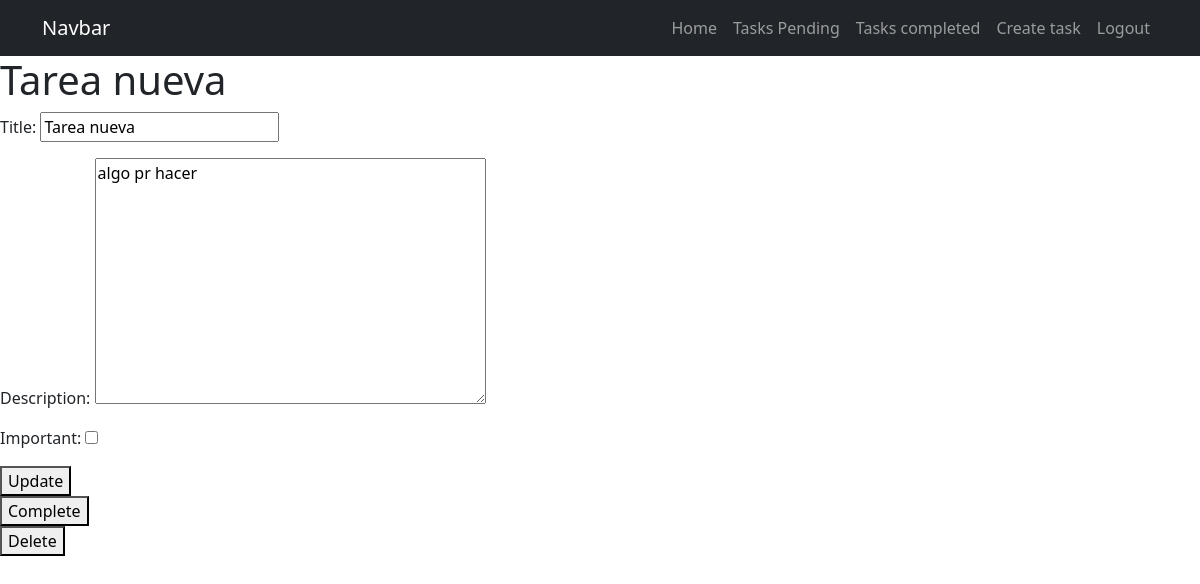
The page /tasks/4/ (signed in) on the database as committed earlier.
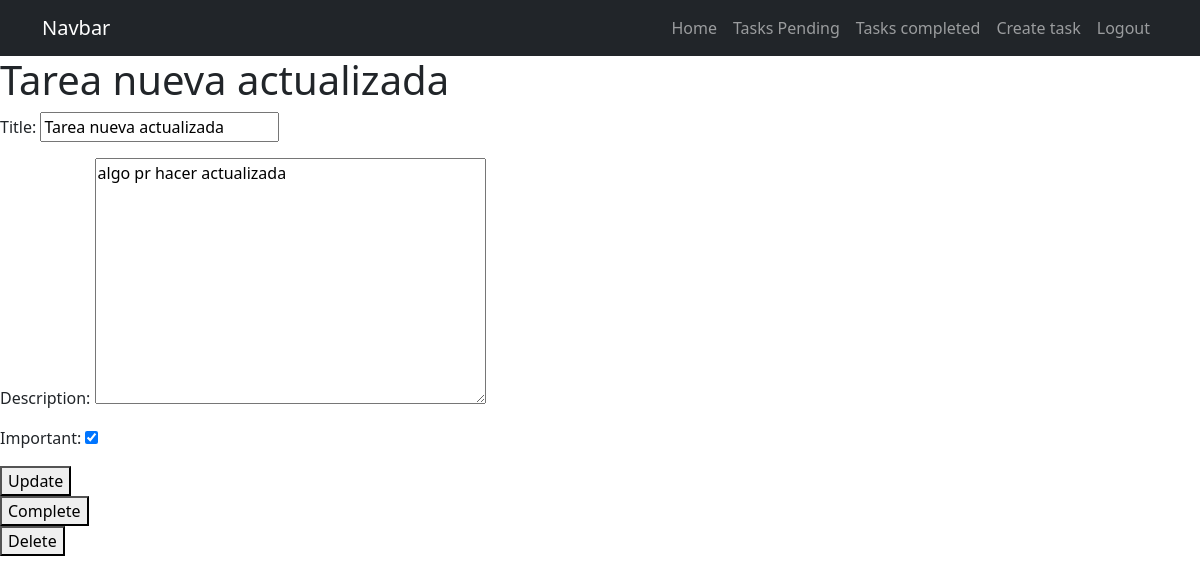
The same page on the database as committed later.
### tasks/models.py (models this page shows, shortened)
class Task(models.Model):
    title = models.CharField(max_length=100)
    description = models.TextField(blank=True)
    created = models.DateTimeField(auto_now_add=True)
    datecompleted = models.DateTimeField(null=True, blank=True)
    important = models.BooleanField(default=False)
    user = models.ForeignKey(User, on_delete=models.CASCADE)

### tasks/views.py (the view, shortened to what this page needs)
# urls.py: path('tasks/<int:task_id>/', views.task_detail, name='task_detail'),
@login_required
def task_detail(request, task_id):
    if request.method == 'GET':
        task = get_object_or_404(Task, pk=task_id, user= request.user)
        form = TaskForm(instance=task)
        return render(request, 'task_detail.html', {'task': task, 'form':form})

### tasks/forms.py
class TaskForm(ModelForm):
    class Meta:
        model = Task
        fields = ['title', 'description', 'important']

### tasks/templates/task_detail.html (shortened to what this page needs)
{% extends 'base.html' %}
{% block content %}
    <h1>{{task.title}}</h1>
    <form method="POST">
        {{form.as_p}}
        <button>
            Update
        </button>
    </form>
    <form action="{% url 'complete_task' task.id %}" method="POST">
        <button>
            Complete
        </button>
    </form>
    <form action="{% url 'delete_task' task.id %}" method="POST">
        <button>
            Delete
        </button>
    </form>
{% endblock %}

### tasks/templates/base.html (shortened to what this page needs)
<!DOCTYPE html>
<html lang="en">
<head>
    <link rel="stylesheet" href="https://cdn.jsdelivr.net/npm/bootstrap@5.3.3/dist/css/bootstrap.min.css">
</head>
<body>
    <nav class="navbar navbar-expand-lg bg-dark navbar-dark">
        <div class="container">
          <a class="navbar-brand" href="#">Navbar</a>
          <div class="collapse navbar-collapse" id="navbarNav">
            <ul class="navbar-nav ms-auto">
                <li class="nav-item">
                    <a href="/" class="nav-link">Home</a>
                </li>
                {% if user.is_authenticated %}
                <li class="nav-item">
                    <a href="{% url 'tasks' %}" class="nav-link">Tasks Pending</a>
                </li >
                <li class="nav-item">
                    <a href="{% url 'tasks_completed' %}" class="nav-link">Tasks completed</a>
                </li>
                <li class="nav-item">
                    <a href="/tasks/create/" class="nav-link">Create task</a>
                </li>
                <li class="nav-item">
                    <a href="/logout" class="nav-link">Logout</a>
                </li>
                {% endif %}
            </ul>
          </div>
        </div>
      </nav>
    {% block content %}
    {% endblock %}
</body>
</html>

Rows that differ between the two databases and show on the page:
changed Task: title "Tarea nueva" → "Tarea nueva actualizada"; description "algo pr hacer" → "algo pr hacer actualizada"; important "☐" → "☑"
